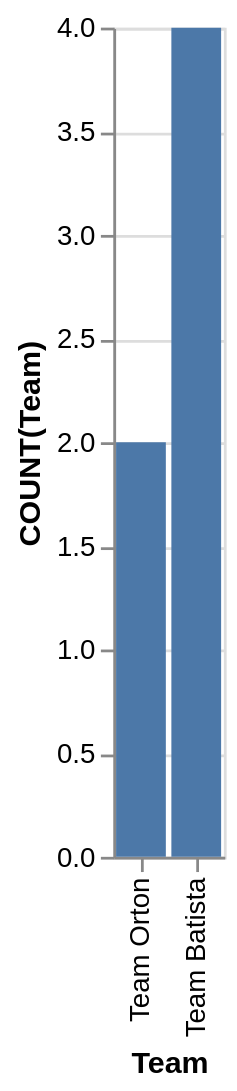

Source (Vega-Lite JSON):
### Vega-Lite specification from a JSON file in a GitHub repository (floating-point values rounded to 4 significant figures)
{"data": {"values": [{"x_data": "Team Orton", "y_data": 2}, {"x_data": "Team Batista", "y_data": 4}]}, "mark": "bar", "encoding": {"x": {"field": "x_data", "type": "nominal", "title": "Team", "sort": {"op": "sum", "field": "y_data", "order": "ascending"}}, "y": {"field": "y_data", "type": "quantitative", "title": "COUNT(Team)"}}}
